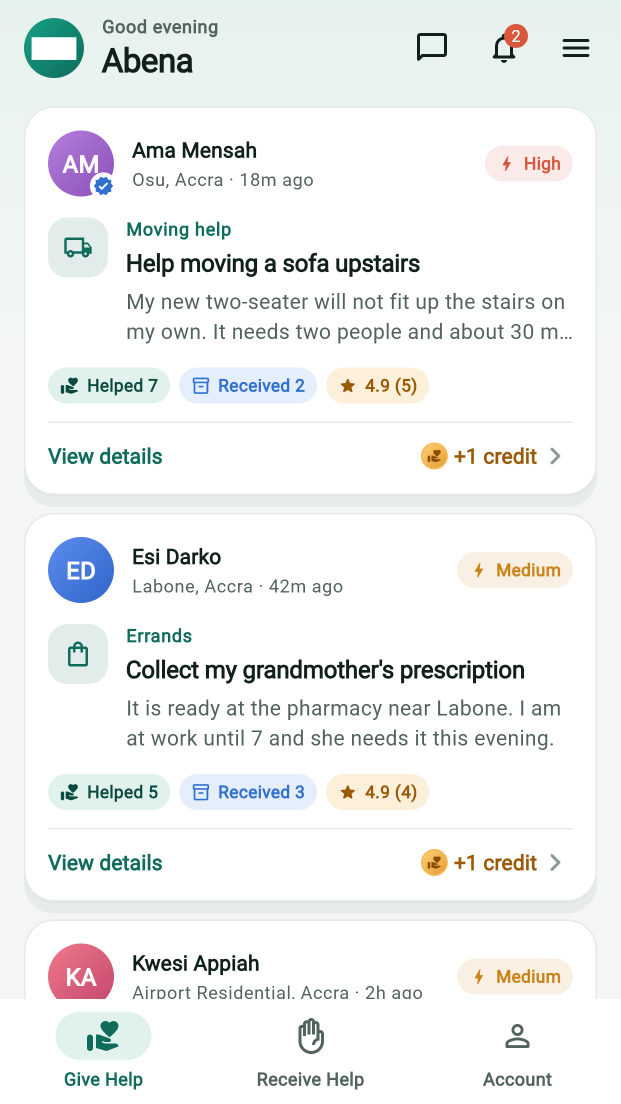
#> input picture store_assets/google_play/phone/01_give_help.png, 1242 x 2208 px, given in place of ghmera_app_icon.png, which was not available (shown at 1/2 size)
$ python -i prepare_google_play_assets.py   (imports and definitions only)
#> lines starting #> are read from the running program, lines starting #| are printed output that depends on the picture; pictures that were not available may be replaced by others from this repository, and a replacement may not be noted
"""Prepare and validate Ghmera's Google Play listing images."""

from __future__ import annotations

import sys
from pathlib import Path

from PIL import Image


ROOT = Path(__file__).resolve().parents[1]
OUTPUT = ROOT / "store_assets" / "google_play"
PHONE_OUTPUT = OUTPUT / "phone"
ICON_SOURCE = ROOT / "assets" / "branding" / "ghmera_app_icon.png"


def center_crop(image: Image.Image, width: int, height: int) -> Image.Image:
    target_ratio = width / height
    source_ratio = image.width / image.height
    if source_ratio > target_ratio:
        crop_width = round(image.height * target_ratio)
        left = (image.width - crop_width) // 2
        box = (left, 0, left + crop_width, image.height)
    else:
        crop_height = round(image.width / target_ratio)
        top = (image.height - crop_height) // 2
        box = (0, top, image.width, top + crop_height)
    return image.crop(box)


def prepare(feature_source: Path) -> None:
    OUTPUT.mkdir(parents=True, exist_ok=True)

    with Image.open(ICON_SOURCE) as icon:
#> icon is the input picture: PIL image 1242x2208 RGBA; mean R, G, B, A 239.5, 241.6, 241.3, 255
        icon.convert("RGBA").resize((512, 512), Image.Resampling.LANCZOS).save(
            OUTPUT / "app_icon.png",
            optimize=True,
        )
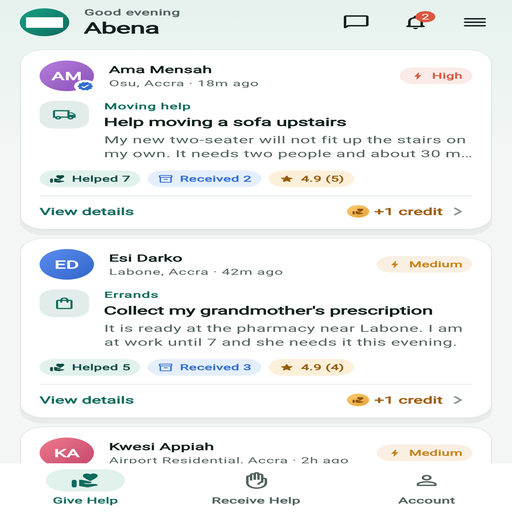
#> saved as app_icon.png: PIL image 512x512 RGBA; mean R, G, B, A 239.1, 241.2, 240.9, 255

    with Image.open(feature_source) as feature:
        prepared = center_crop(feature.convert("RGB"), 1024, 500).resize(
            (1024, 500),
            Image.Resampling.LANCZOS,
        )
#> in center_crop, `return image.crop(box)`:
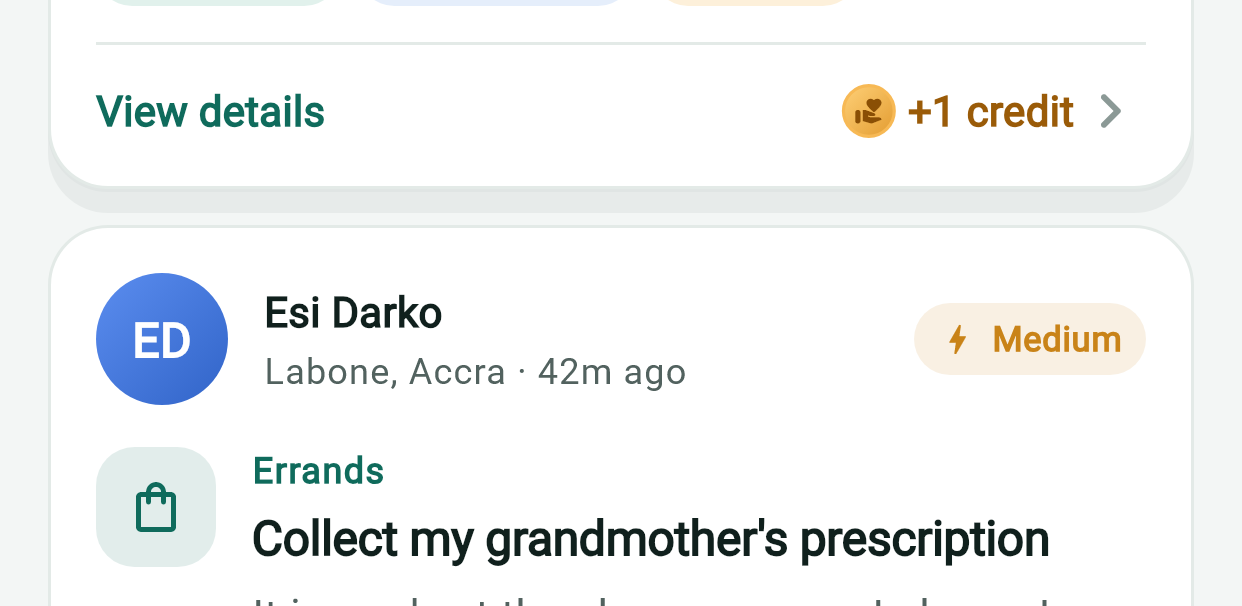
#> returned value: PIL image 1242x606 RGB; mean R, G, B 241.3, 243.3, 243.6
        prepared.save(OUTPUT / "feature_graphic.png", optimize=True)

    expected = {
        OUTPUT / "app_icon.png": (512, 512),
        OUTPUT / "feature_graphic.png": (1024, 500),
    }
    expected.update(
        {
            path: (1242, 2208)
            for path in sorted(PHONE_OUTPUT.glob("*.png"))
        }
    )

    for path, dimensions in expected.items():
        with Image.open(path) as image:
            if image.size != dimensions:
                raise ValueError(
                    f"{path.name}: expected {dimensions}, found {image.size}"
                )
#> (the run stopped early here; a loop or call above may not have finished)

$ run again, on store_assets/ipad_13/ipad13_01_give_help.jpg
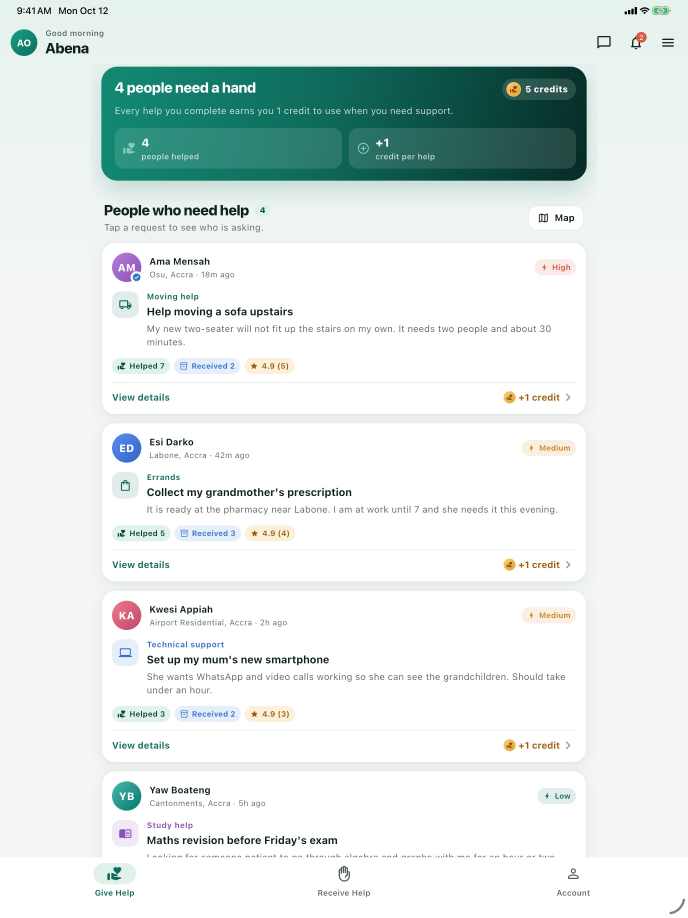
#> input picture store_assets/ipad_13/ipad13_01_give_help.jpg, 2064 x 2752 px, given in place of ghmera_app_icon.png, which was not available (shown at 1/3 size)
#> in prepare, icon is the input picture: PIL image 2064x2752 RGB; mean R, G, B 224.3, 233.6, 231.7
#> in prepare, `icon.convert("RGBA").resize((512, 512), Image.Resampling.LANCZOS).save..`:
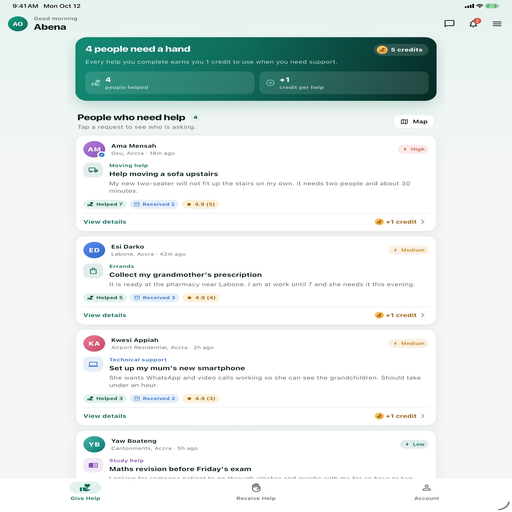
#> saved as app_icon.png: PIL image 512x512 RGBA; mean R, G, B, A 224.2, 233.4, 231.6, 255
#> in prepare, `prepared = center_crop(feature.convert("RGB"), 1024, 500).resize( (102..`:
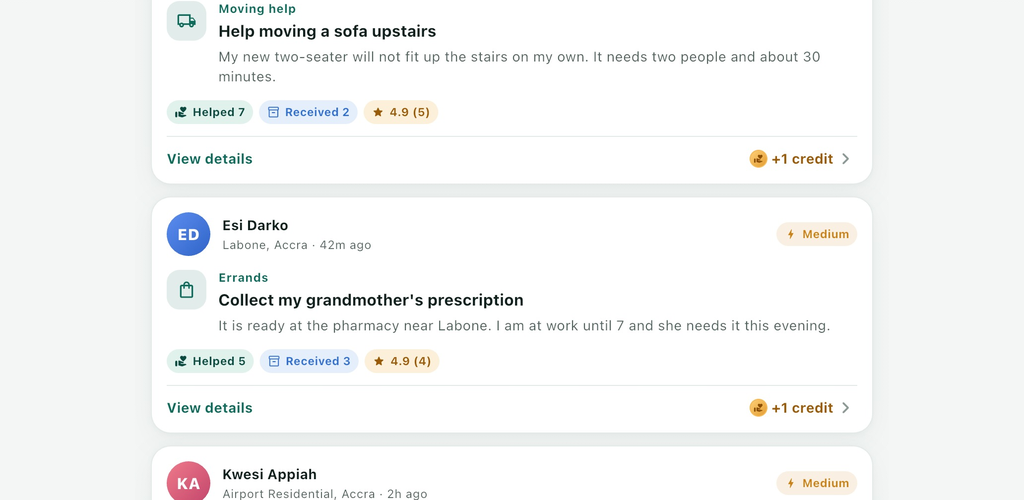
#> prepared: PIL image 1024x500 RGB; mean R, G, B 245.6, 246.6, 246.2

$ run again, on store_assets/ipad_13/ipad13_02_request_details.jpg
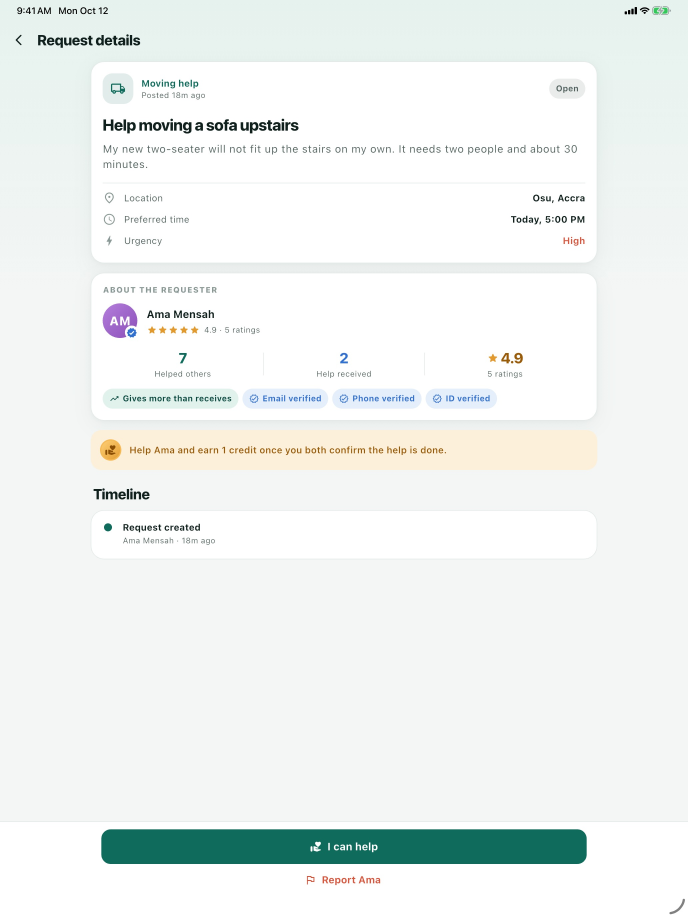
#> input picture store_assets/ipad_13/ipad13_02_request_details.jpg, 2064 x 2752 px, given in place of ghmera_app_icon.png, which was not available (shown at 1/3 size)
#> in prepare, icon is the input picture: PIL image 2064x2752 RGB; mean R, G, B 238.4, 242.7, 240.8
#> in prepare, `icon.convert("RGBA").resize((512, 512), Image.Resampling.LANCZOS).save..`:
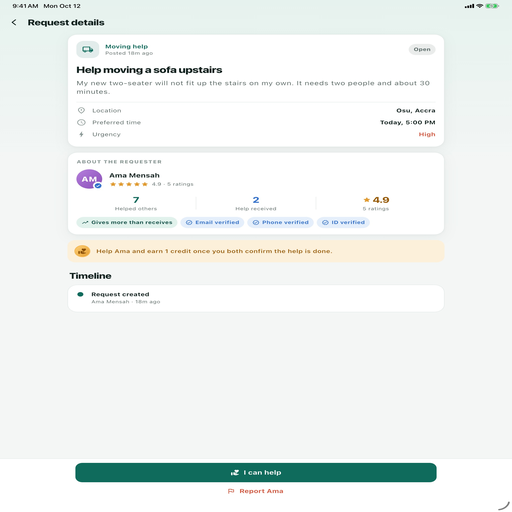
#> saved as app_icon.png: PIL image 512x512 RGBA; mean R, G, B, A 238.3, 242.6, 240.7, 255
#> in prepare, `prepared = center_crop(feature.convert("RGB"), 1024, 500).resize( (102..`:
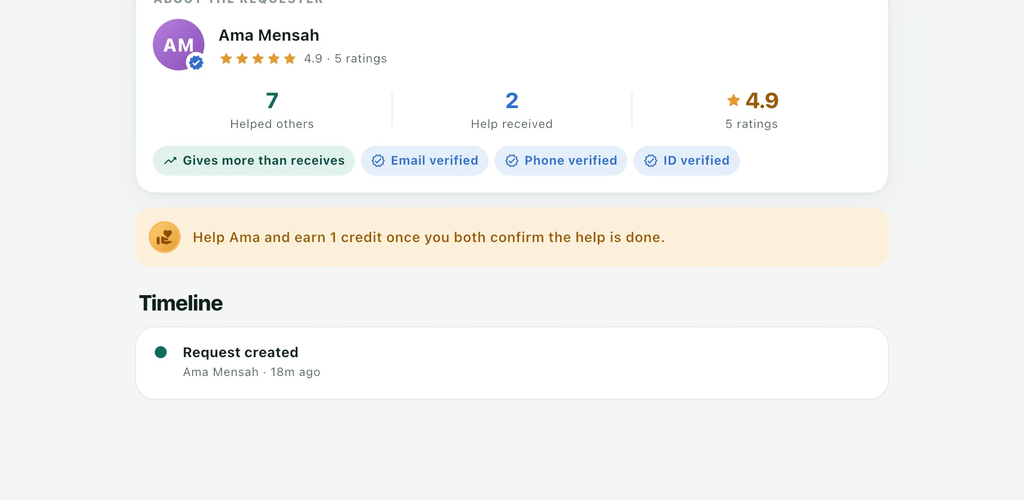
#> prepared: PIL image 1024x500 RGB; mean R, G, B 245.3, 245.5, 243.4

$ run again, on store_assets/ipad_13/ipad13_03_ask_for_help.jpg
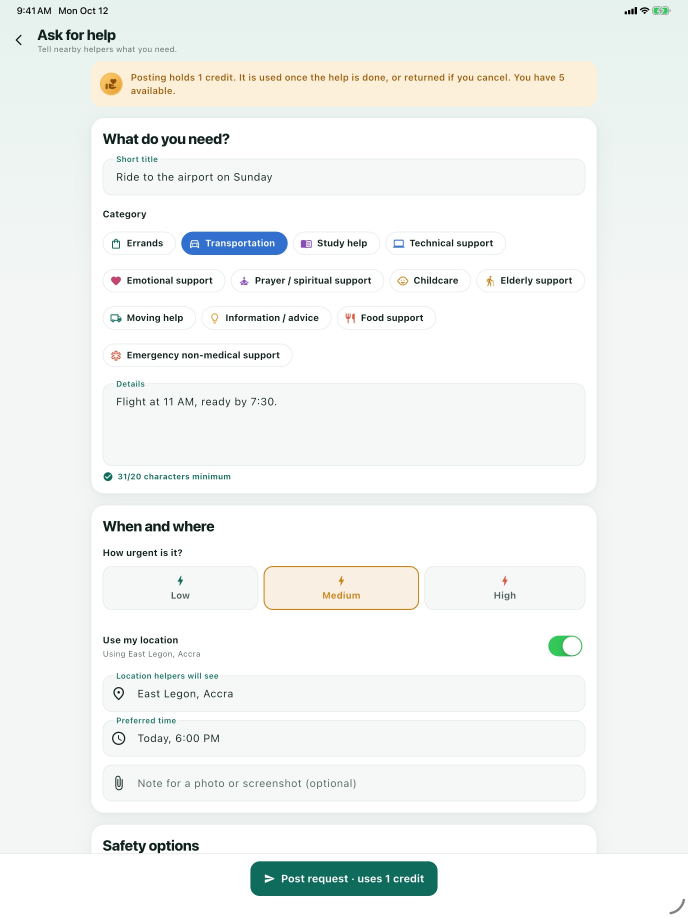
#> input picture store_assets/ipad_13/ipad13_03_ask_for_help.jpg, 2064 x 2752 px, given in place of ghmera_app_icon.png, which was not available (shown at 1/3 size)
#> in prepare, icon is the input picture: PIL image 2064x2752 RGB; mean R, G, B 241.5, 244.3, 242.4
#> in prepare, `icon.convert("RGBA").resize((512, 512), Image.Resampling.LANCZOS).save..`:
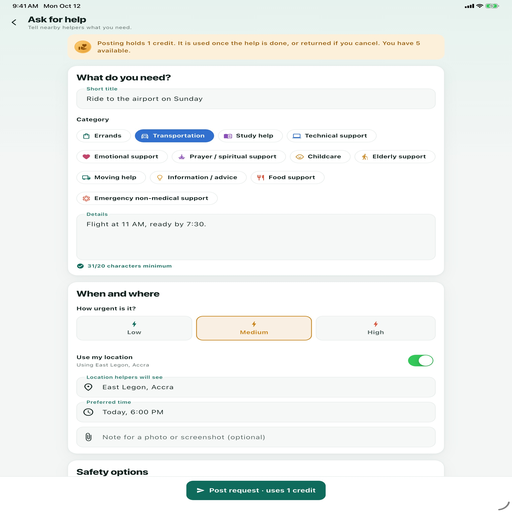
#> saved as app_icon.png: PIL image 512x512 RGBA; mean R, G, B, A 241.3, 244.1, 242.3, 255
#> in prepare, `prepared = center_crop(feature.convert("RGB"), 1024, 500).resize( (102..`:
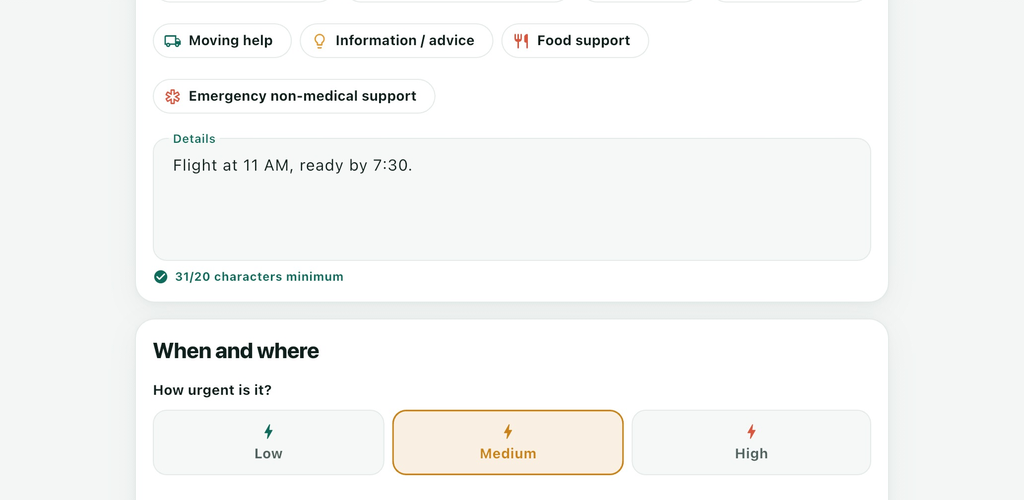
#> prepared: PIL image 1024x500 RGB; mean R, G, B 246.2, 247.2, 246
